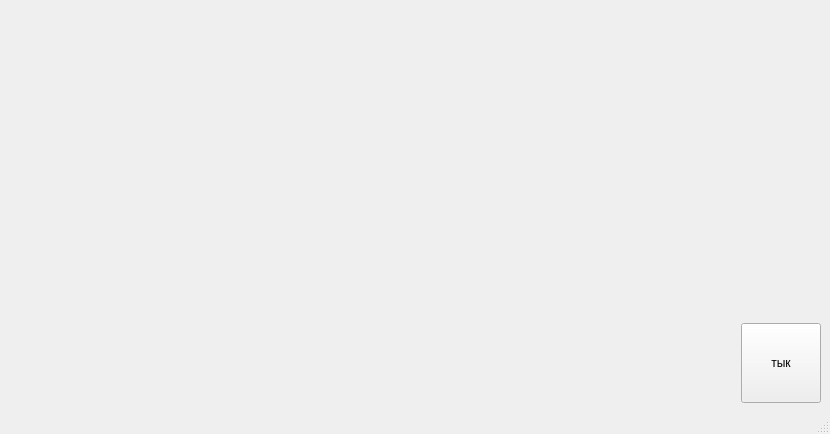
<?xml version="1.0" encoding="UTF-8"?>
<ui version="4.0">
 <class>MainWindow</class>
 <widget class="QMainWindow" name="MainWindow">
  <property name="geometry">
   <rect>
    <x>0</x>
    <y>0</y>
    <width>830</width>
    <height>434</height>
   </rect>
  </property>
  <property name="windowTitle">
   <string>MainWindow</string>
  </property>
  <widget class="QWidget" name="centralwidget">
   <layout class="QGridLayout" name="gridLayout">
    <item row="0" column="1">
     <spacer name="verticalSpacer">
      <property name="orientation">
       <enum>Qt::Orientation::Vertical</enum>
      </property>
      <property name="sizeHint" stdset="0">
       <size>
        <width>20</width>
        <height>40</height>
       </size>
      </property>
     </spacer>
    </item>
    <item row="1" column="1">
     <widget class="QPushButton" name="pushButton">
      <property name="enabled">
       <bool>true</bool>
      </property>
      <property name="sizePolicy">
       <sizepolicy hsizetype="Fixed" vsizetype="Fixed">
        <horstretch>0</horstretch>
        <verstretch>0</verstretch>
       </sizepolicy>
      </property>
      <property name="minimumSize">
       <size>
        <width>80</width>
        <height>80</height>
       </size>
      </property>
      <property name="text">
       <string>тык</string>
      </property>
      <property name="icon">
       <iconset theme="QIcon::ThemeIcon::DocumentOpen"/>
      </property>
      <property name="shortcut">
       <string>Ctrl+O</string>
      </property>
      <property name="checkable">
       <bool>false</bool>
      </property>
     </widget>
    </item>
    <item row="0" column="0" rowspan="2">
     <spacer name="horizontalSpacer">
      <property name="orientation">
       <enum>Qt::Orientation::Horizontal</enum>
      </property>
      <property name="sizeHint" stdset="0">
       <size>
        <width>40</width>
        <height>20</height>
       </size>
      </property>
     </spacer>
    </item>
   </layout>
  </widget>
  <widget class="QStatusBar" name="statusbar"/>
 </widget>
 <resources/>
 <connections/>
</ui>
